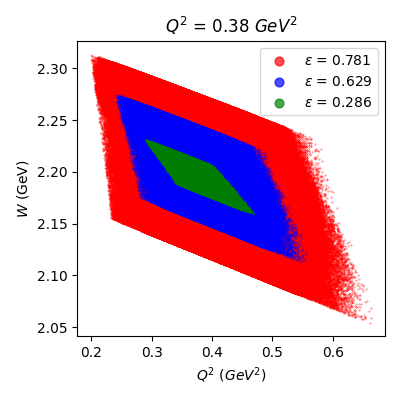

This figure's Python source:
import ROOT
import matplotlib.pyplot as plt

# Function to extract data from a ROOT file
def extract_leaf_data(file_name, tree_name, leaf_name):
    file = ROOT.TFile.Open(file_name)
    tree = file.Get(tree_name)
    data = []

    for entry in tree:
        data.append(getattr(entry, leaf_name))

    file.Close()
    return data

# Specify file names, tree, and leaf variables
root_files = ["/cache/hallc/kaonlt/vijay/Analysis/Q1/Analysed_Data_Q0p375W2p2_highe_Center.root", "/cache/hallc/kaonlt/vijay/Analysis/Q1/Analysed_Data_Q0p375W2p2_mide_Center.root", "/cache/hallc/kaonlt/vijay/Analysis/Q1/Analysed_Data_Q0p375W2p2_lowe_Center.root"]
tree_name = "Cut_Kaon_Events_prompt_noRF"  # Replace with your tree name
leaf1 = "Q2"  # Replace with your first leaf variable
leaf2 = "W"  # Replace with your second leaf variable

# Colors for each file
colors = ["red", "blue", "green"]
labels = ["$\epsilon$ = 0.781", "$\epsilon$ = 0.629", "$\epsilon$ = 0.286"]

# Initialize plots
plt.figure(figsize=(4, 4))

# Loop through files and plot data
for i, file_name in enumerate(root_files):
    data1 = extract_leaf_data(file_name, tree_name, leaf1)
    data2 = extract_leaf_data(file_name, tree_name, leaf2)

    plt.scatter(data1, data2, s=0.1,  label=labels[i], color=colors[i], alpha=0.7)

# Plot formatting
plt.xlabel(leaf1)
plt.ylabel(leaf2)
plt.title("$Q^2$ = 0.38 $GeV^2$")
plt.legend(markerscale=20)
plt.xlabel(r"$Q^2$ ($GeV^2$)")
plt.ylabel(r"$W$ (GeV)")

#plt.grid(True)

# Show plot
plt.tight_layout()
plt.savefig('Diamond_Plot.png')
plt.show()
